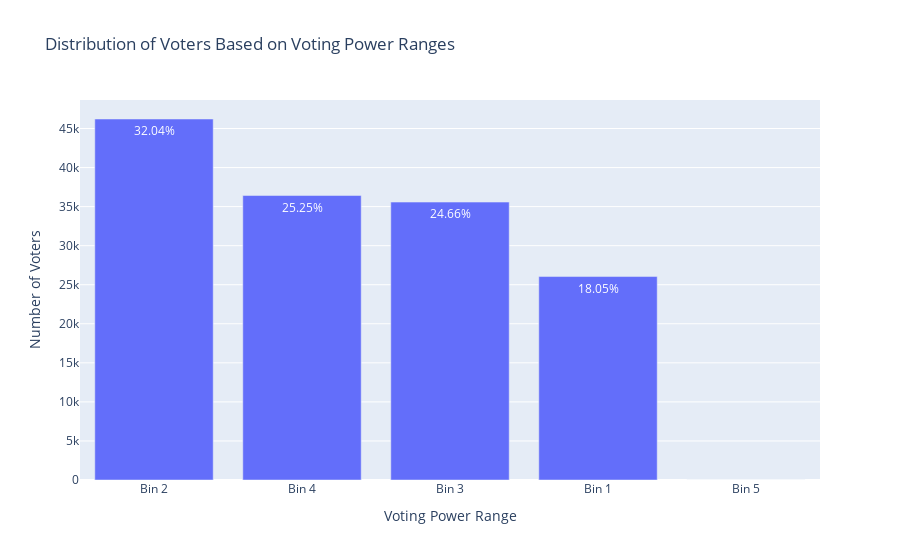

Notebook code cell kept with this figure:
### Code cell
# Define ranges for voting power bins based on quartiles
bins = [0, 2, 6, 51, 27265153.490337253, float('inf')]  # Define bins based on quartiles
labels = ['Bin 1', 'Bin 2', 'Bin 3', 'Bin 4', 'Bin 5']  # Labels for the bins

# Bin voters based on average voting power
result_df['voting_power_bin'] = pd.cut(result_df['average_voting_power'], bins=bins, labels=labels)

# Count the number of voters in each bin
bin_counts = result_df['voting_power_bin'].value_counts().sort_index()

# Calculate percentages
percentages = round((bin_counts / bin_counts.sum()) * 100, 2)

# Create DataFrame for table
table_df = pd.DataFrame({'Voting Power Range': bin_counts.index, 'Number of Voters': bin_counts.values, 'Percentage': percentages})

# Create bar chart
fig_bar = go.Figure(data=[go.Bar(x=bin_counts.index, y=bin_counts.values, text=percentages.round(2).astype(str) + '%')])
fig_bar.update_layout(
    title='Distribution of Voters Based on Voting Power Ranges',
    xaxis_title='Voting Power Range',
    yaxis_title='Number of Voters',
    xaxis=dict(categoryorder='total descending'),
    yaxis=dict(showgrid=True))

fig_bar.show()

### Figure 1 — Plotly figure (JSON) as saved in the notebook; plotly's stock layout.template omitted (floating-point values rounded to 4 significant figures)
{"data": [{"text": ["18.05%", "32.04%", "24.66%", "25.25%", "0.0%"], "type": "bar", "x": ["Bin 1", "Bin 2", "Bin 3", "Bin 4", "Bin 5"], "y": [26046, 46218, 35581, 36421, 0]}], "layout": {"title": {"text": "Distribution of Voters Based on Voting Power Ranges"}, "xaxis": {"categoryorder": "total descending", "title": {"text": "Voting Power Range"}}, "yaxis": {"showgrid": true, "title": {"text": "Number of Voters"}}}}
